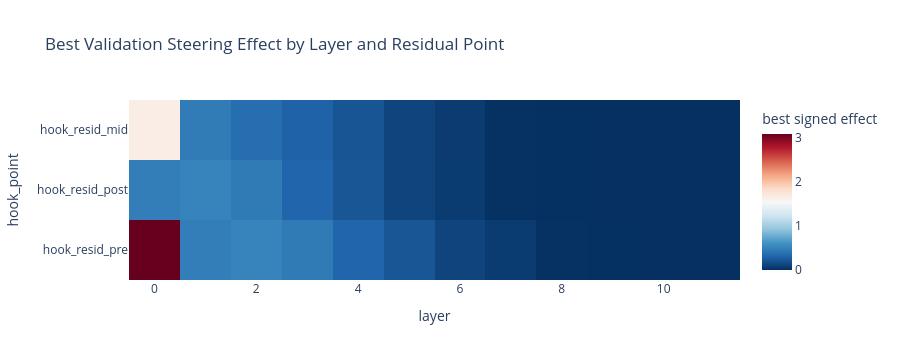

The notebook cell saved with this chart:
### Code cell
if not validation.empty:
    best_idx = validation.groupby(["layer", "hook_point"])["signed_effect_mean"].idxmax()
    best_by_site = validation.loc[best_idx].copy()
    fig = px.imshow(
        best_by_site.pivot(index="hook_point", columns="layer", values="signed_effect_mean"),
        color_continuous_scale="RdBu_r",
        aspect="auto",
        title="Best Validation Steering Effect by Layer and Residual Point",
        labels={"color": "best signed effect"},
    )
    fig.update_layout(height=360)
    fig.show()

### Figure 1 — Plotly figure (JSON) as saved in the notebook; plotly's stock layout.template omitted (floating-point values rounded to 4 significant figures)
{"data": [{"coloraxis": "coloraxis", "hovertemplate": "layer: %{x}<br>hook_point: %{y}<br>best signed effect: %{z}<extra></extra>", "name": "0", "type": "heatmap", "x": [0, 1, 2, 3, 4, 5, 6, 7, 8, 9, 10, 11], "xaxis": "x", "y": ["hook_resid_mid", "hook_resid_post", "hook_resid_pre"], "yaxis": "y", "z": [[1.653, 0.45, 0.3616, 0.2863, 0.212, 0.1142, 0.06404, 0.009209, 0.002686, 0.001314, 0.0003499, 0.0], [0.4748, 0.5057, 0.4468, 0.3081, 0.215, 0.1118, 0.06675, 0.007821, 0.002974, 0.001511, 0.0009857, 0.0], [3.079, 0.4748, 0.5057, 0.4468, 0.3081, 0.215, 0.1118, 0.06675, 0.007821, 0.002974, 0.001511, 0.0009857]]}], "layout": {"coloraxis": {"colorbar": {"title": {"text": "best signed effect"}}, "colorscale": [[0, "rgb(5,48,97)"], [0.1, "rgb(33,102,172)"], [0.2, "rgb(67,147,195)"], [0.3, "rgb(146,197,222)"], [0.4, "rgb(209,229,240)"], [0.5, "rgb(247,247,247)"], [0.6, "rgb(253,219,199)"], [0.7, "rgb(244,165,130)"], [0.8, "rgb(214,96,77)"], [0.9, "rgb(178,24,43)"], [1, "rgb(103,0,31)"]]}, "height": 360, "title": {"text": "Best Validation Steering Effect by Layer and Residual Point"}, "xaxis": {"anchor": "y", "domain": [0, 1], "title": {"text": "layer"}}, "yaxis": {"anchor": "x", "autorange": "reversed", "domain": [0, 1], "title": {"text": "hook_point"}}}}
